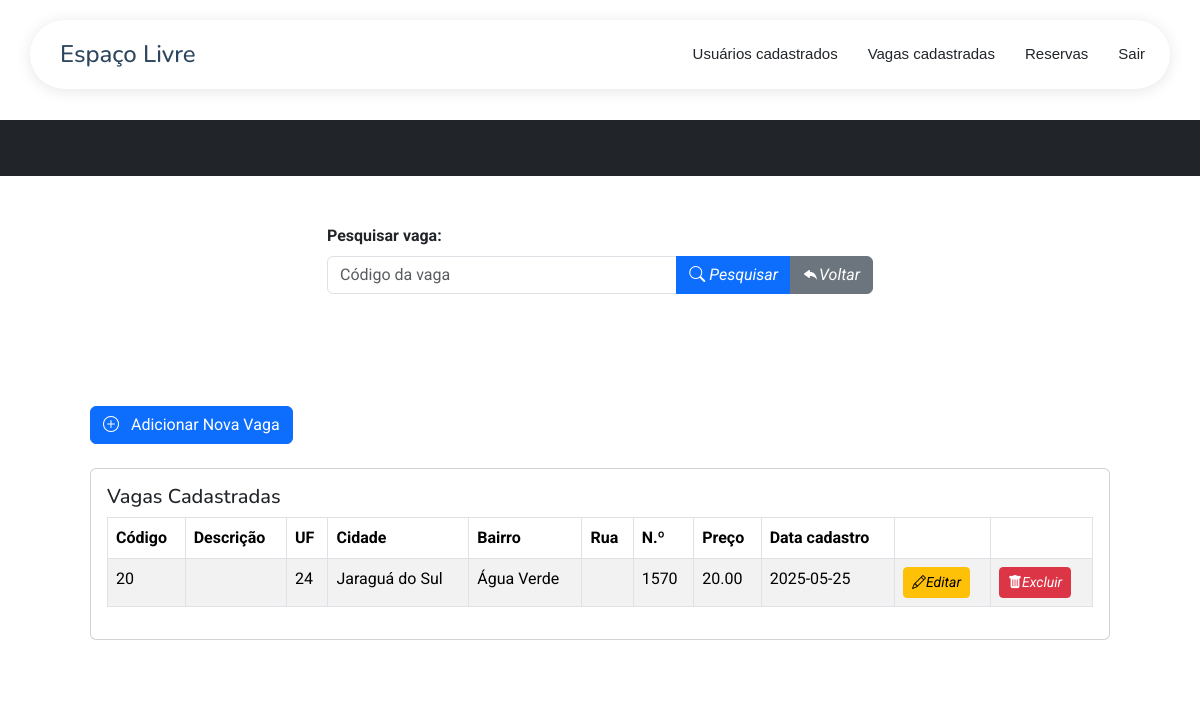
The page /listaVagas.php on the database as committed earlier.
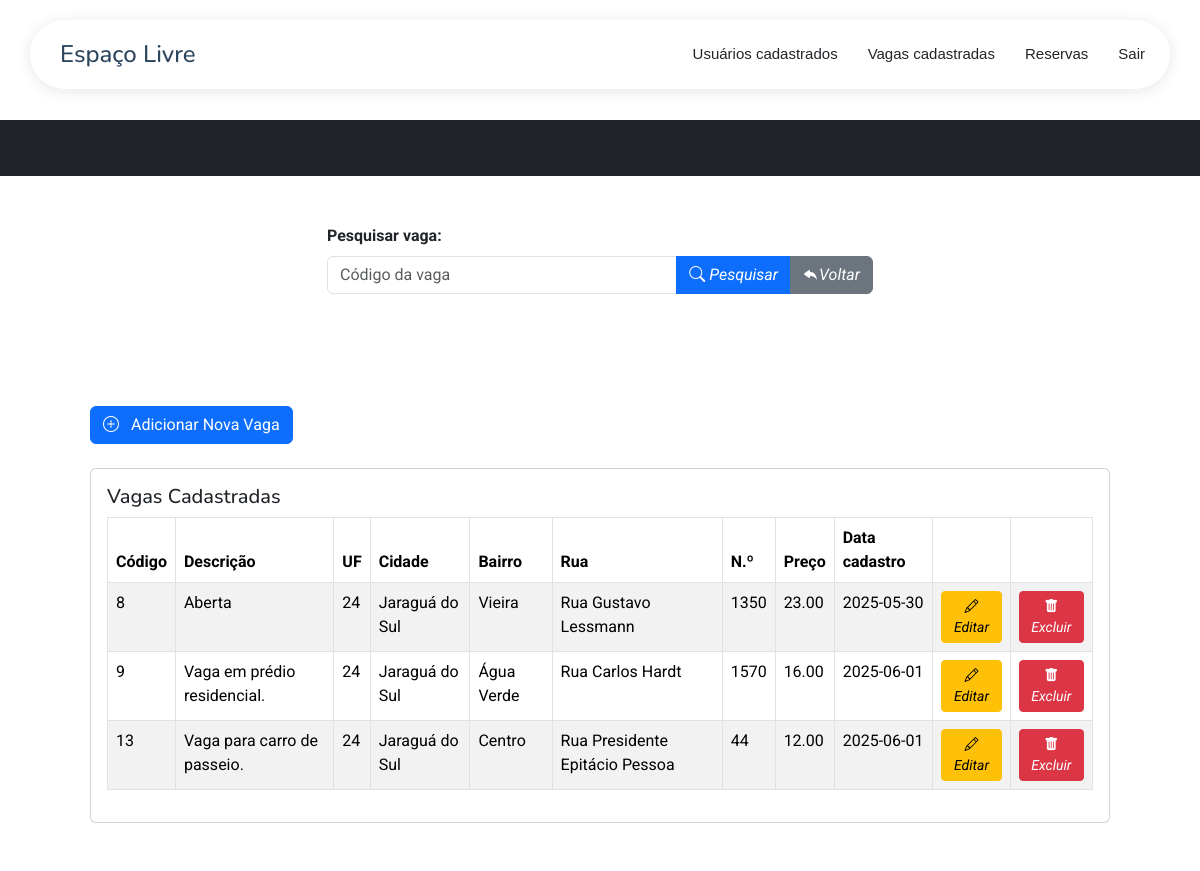
The same page on the database as committed later.
### tables this page shows
CREATE TABLE `vagas` (
  `id` int(20) NOT NULL,
  `descricao` text NOT NULL,
  `cep` varchar(20) NOT NULL,
  `cidade` varchar(255) NOT NULL,
  `bairro` varchar(255) NOT NULL,
  `endereco` varchar(255) NOT NULL,
  `numero` varchar(20) DEFAULT NULL,
  `complemento` varchar(255) DEFAULT NULL,
  `foto_vaga` varchar(255) NOT NULL,
  `preco` decimal(10,2) NOT NULL,
  `id_uf` int(20) NOT NULL,
  `id_usuario` int(20) NOT NULL,
  `dataCadastro` date DEFAULT curdate()
);

### listaVagas.php (the view, shortened to what this page needs)
<!DOCTYPE html>
<?php
include_once("conexao.php");
$sql_pesquisa = "SELECT * FROM `vagas`";
?>
<html lang="pt-br">
    <?php
        require_once 'components/head.php';
    ?>
<head>
</head>
<body>
    <?php require_once 'components/headerTres.php'; ?><br><br><br><br><br>
    <header class="bg-dark py-1">
    </header>
    <div class="content">
        <div class="container mt-5">
            <div class="row justify-content-center">
                <div class="col-lg-6">
                    <div class="mb-3">
                        <form action="" method="POST">
                            <label for="id_vaga" class="form-label"><b>Pesquisar vaga:</b></label>
                            <div class="input-group">
                                <input type="number" class="form-control" name="id_vaga" id="id_vaga" placeholder="Código da vaga" />
                                <button type="submit" name="btnPesquisarVagas" class="btn btn-primary">
                                    <i class="bi bi-search"> Pesquisar</i>
                                </button>
                                <button type="submit" name="btnRetornar" class="btn btn-secondary">
                                    <i class="bi bi-reply-fill">Voltar</i>
                                </button>
                            </div>
                        </form>
                    </div>
                </div>
            </div>
            <section class="py-5">
                <div class="container px-4 px-lg-5 mt-5">
                    <div class="mb-4">
                        <a href="cadastrarVaga.php" class="btn btn-primary">
                            <i class="bi bi-plus-circle me-2"></i> Adicionar Nova Vaga
                        </a>
                    </div>
                    <div class="card">
                        <div class="card-body">
                            <h5 class="card-title">Vagas Cadastradas</h5>
                            <div class="table-responsive">
                                <table class="table table-striped table-bordered w-100 table-expanded">
                                    <thead>
                                        <tr>
                                            <th scope="col">Código</th>
                                            <th scope="col">Descrição</th>
                                            <th scope="col">UF</th>
                                            <th scope="col">Cidade</th>
                                            <th scope="col">Bairro</th>
                                            <th scope="col">Rua</th>
                                            <th scope="col">N.º</th>
                                            <th scope="col">Preço</th>
                                            <th scope="col">Data cadastro</th>
                                            <th scope="col"></th>
                                            <th scope="col"></th>
                                        </tr>
                                    </thead>
                                    <tbody>
                                        <?php listarVagas($conexao, $sql_pesquisa); ?>
                                    </tbody>
                                </table>
                            </div>
                        </div>
                    </div>
                </div>
            </section>
        </div>
    </div>
</body>
</html>
<?php
    function listarVagas($conexao, $sql_pesquisa)
    {
        $result = mysqli_query($conexao, $sql_pesquisa);
        while ($linha = mysqli_fetch_assoc($result)) {
            echo "<tr>";
            echo "<td>" . $linha['id'] . "</td>";
            echo "<td>" . $linha['descricao'] . "</td>";
            echo "<td>" . $linha['id_uf'] . "</td>";
            echo "<td>" . $linha['cidade'] . "</td>";
            echo "<td>" . $linha['bairro'] . "</td>";
            echo "<td>" . $linha['endereco'] . "</td>";
            echo "<td>" . $linha['numero'] . "</td>";
            echo "<td>" . $linha['preco'] . "</td>";
            echo "<td>" . $linha['dataCadastro'] . "</td>";
            echo "<td>
                    <a class='btn btn-sm btn-warning' href='editVaga.php?id=" . $linha['id'] . "' id='editar' title='Editar'>
                        <i class='bi bi-pencil'>Editar</i>
                    </a>
                  </td>";
            echo "<td>
                    <a class='btn btn-sm btn-danger' href='deleteVaga.php?id=" . $linha['id'] . "' id='deletar' title='Delete' onclick=\"return confirm('Tem certeza que deseja excluir esta vaga?')\">
                        <i class='bi bi-trash-fill'>Excluir</i>
                    </a>
                  </td>";
            echo "</tr>";
        }
    }
?>

Rows that differ between the two databases and show on the page:
removed vagas: id "20", id_uf "24", cidade "Jaraguá do Sul", bairro "Água Verde", numero "1570", preco "20.00", dataCadastro "2025-05-25"
added vagas: id "8", descricao "Aberta", id_uf "24", cidade "Jaraguá do Sul", bairro "Vieira", endereco "Rua Gustavo Lessmann", numero "1350", preco "23.00", dataCadastro "2025-05-30"
added vagas: id "9", descricao "Vaga em prédio residencial.", id_uf "24", cidade "Jaraguá do Sul", bairro "Água Verde", endereco "Rua Carlos Hardt", numero "1570", preco "16.00", dataCadastro "2025-06-01"
added vagas: id "13", descricao "Vaga para carro de passeio.", id_uf "24", cidade "Jaraguá do Sul", bairro "Centro", endereco "Rua Presidente Epitácio Pessoa", numero "44", preco "12.00", dataCadastro "2025-06-01"
